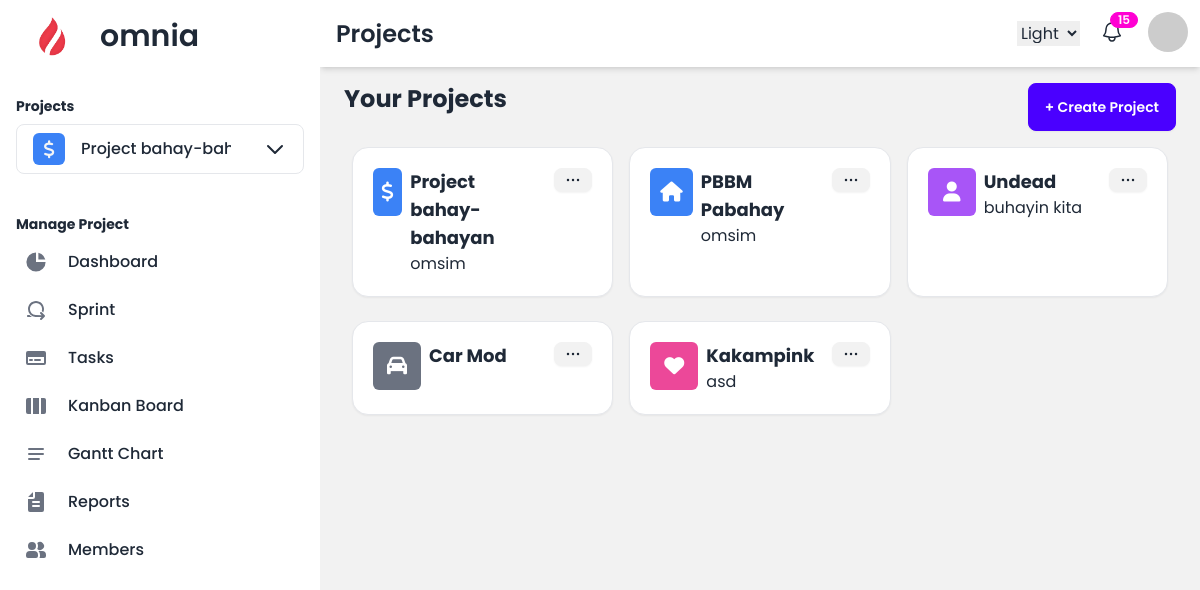
The page /projects/projects/ (signed in) on the database as committed earlier.
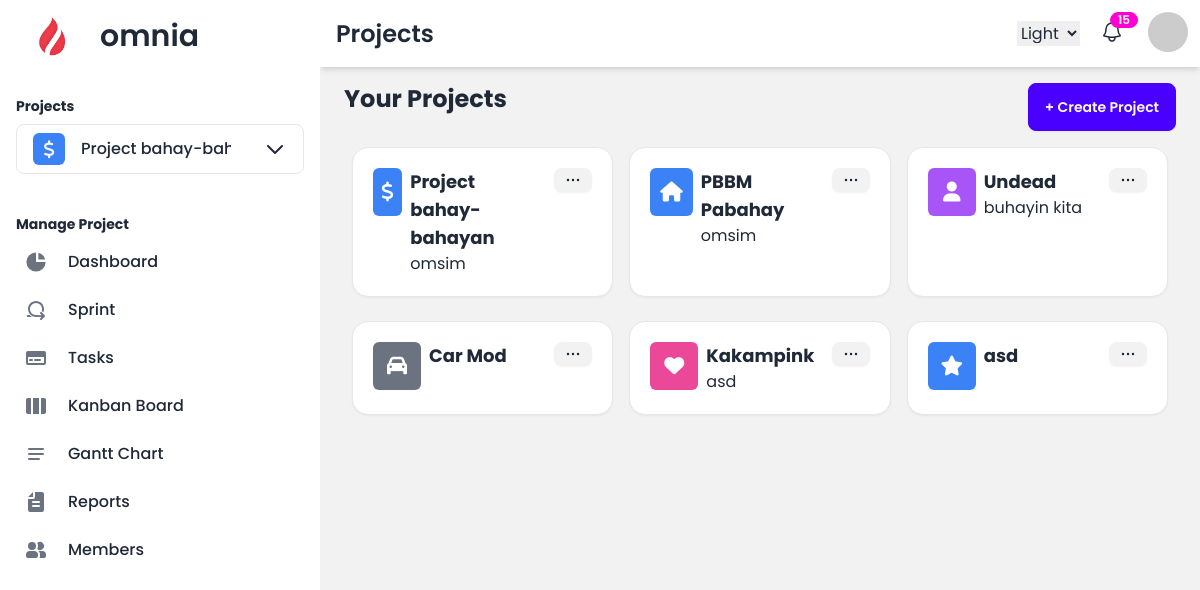
The same page on the database as committed later.
### projects/models.py (models this page shows, shortened)
class Project(models.Model):
    COLOR_CHOICES = [
        ('purple', 'Purple'),
        ('red', 'Red'),
        ('blue', 'Blue'),
        ('green', 'Green'),
        ('teal', 'Teal'),
        ('yellow', 'Yellow'),
        ('orange', 'Orange'),
        ('pink', 'Pink'),
        ('gray', 'Grey'),
    ]
    name = models.CharField(max_length=100)
    emoji_icon = models.CharField(max_length=255, default='fa-star')
    description = models.TextField(blank=True, null=True)
    color = models.CharField(max_length=20, choices=COLOR_CHOICES, default='blue')
    current_sprint = models.ForeignKey('Sprint', on_delete=models.CASCADE, related_name='current_sprint', blank=True, null=True)
    created_at = models.DateTimeField(auto_now_add=True)
    owner = models.ForeignKey(settings.AUTH_USER_MODEL, on_delete=models.CASCADE, related_name='owned_projects')

### projects/views.py (the view)
# urls.py: path('projects/', views.project_list, name='projects'),
@login_required
def project_list(request):
    user_projects = Project.objects.filter(owner=request.user) if request.user.role == 'manager' else []
    return render(request, 'projects/project_list.html', {'projects': user_projects})

### projects/forms.py
class ProjectForm(forms.ModelForm):
    class Meta:
        model = Project
        fields = ['name', 'emoji_icon', 'description', 'color']
        widgets = {
        }

### projects/context_processors.py (called while the page is built)
def user_projects(request):
    if request.user.is_authenticated:
        projects = Project.objects.filter(owner=request.user)
        return {'user_projects': projects}
    return {}

### projects/templatetags/custom_filters.py (called while the page is built)
@register.filter
def get_item(value, key):
    for item in value:
        if item.id == int(key):
            return item
    return None

### projects/templates/projects/project_list.html (shortened to what this page needs)
{% extends 'project_base.html' %}
{% block heading %}Projects{% endblock %}
{% block content %}
<div class="flex justify-between mb-4">
    <div class="flex flex-col items-center justify-between">
        <h1 class="text-2xl h-full font-bold">Your Projects</h1>
    </div>
    <button id="open-create-project-btn" onclick="create_project_modal.showModal()"
       class="btn btn-primary text-white">
        + Create Project
    </button>
</div>
{% if projects %}
    <div class="grid grid-cols-1 md:grid-cols-2 lg:grid-cols-3 gap-4 px-2">
    {% for project in projects %}
    <div class="card w-full p-5 bg-base-100 shadow-sm border mb-2">
        <div class="col-span-1 flex flew-row gap-2">
            <div class="flex flex-col justify-center items-center w-12 h-12 bg-{{ project.color }}-500 rounded-md">
                <i class="fas {{ project.emoji_icon }} text-xl text-white flex items-center justify-center rounded-md"></i>
            </div>
            <div class="flex flex-col flex-grow">
                <h3 class="text-lg font-bold project-name">
                    {{ project.name }}
                </h3>
                <p class="project-description">{{ project.description }}</p>
            </div>
            <div>
                <div class="dropdown dropdown-end">
                  <div tabindex="0" role="button" class="btn btn-xs">
                      <svg class="w-[20px] h-[20px]" aria-hidden="true" xmlns="http://www.w3.org/2000/svg" width="24" height="24" fill="none" viewBox="0 0 24 24">
                          <path stroke="currentColor" stroke-linecap="round" stroke-width="3" d="M6 12h.01m6 0h.01m5.99 0h.01"/>
                      </svg>
                  </div>
                </div>
            </div>
        </div>
    </div>
    {% endfor %}
</div>
{% else %}
    <p class="text-gray-500">No projects found. Create a new project!</p>
{% endif %}
{% endblock %}

### projects/templates/project_base.html (shortened to what the changed rows need)
{% load static %}
{% load custom_filters %}
{% load widget_tweaks %}
<!DOCTYPE html>
<html lang="en" data-theme="light">
<head>
    <link href="https://cdnjs.cloudflare.com/ajax/libs/font-awesome/6.0.0/css/all.min.css" rel="stylesheet">
    <link href="https://cdn.jsdelivr.net/npm/daisyui@4.12.14/dist/full.min.css" rel="stylesheet" type="text/css" />
    <script src="https://cdn.tailwindcss.com"></script>
</head>
<body style="font-family: 'Poppins', sans-serif;">
    <div class="drawer lg:drawer-open">
        <div class="drawer-content flex flex-col">
            <div class="navbar sticky top-0 bg-base-100  z-10 shadow-md ">
                <div class="flex-1">
                    <h1 class="text-2xl font-semibold ml-2">{% block heading %}Dashboard{% endblock %}</h1>
                </div>
            </div>
            <div class="flex-1 md:pt-4 pt-4 px-6  bg-base-200">
                {% block content %}
                {% endblock %}
            </div>
        </div>
        <div class="drawer-side z-30">
            <ul class="menu pt-2 px-4 w-80 bg-base-100 min-h-full space-y-2 text-base-content">
                {% if request.user.role == 'manager' %}
                    <h2 class="text-sm font-bold mt-4 mb-2">Projects</h2>
                    <li tabindex="0" role="button" class="dropdown dropdown-bottom z-50">
                        <span class="flex items-center text-base font-medium rounded-lg transition duration-75 border">
                            {% if request.session.current_project_id %}
                                {% with current_project=user_projects|get_item:request.session.current_project_id %}
                                    <i class="fas {{ current_project.emoji_icon }} text-lg text-gray-100 bg-{{ current_project.color }}-500 w-8 h-8 flex items-center justify-center rounded-md mr-2"></i>
                                    <span class="truncate max-w-[150px] min-w-[150px] flex items-center">
                                        {{ current_project.name }}
                                    </span>
                                {% endwith %}
                            {% else %}
                                Project Name
                            {% endif %}
                            <svg class="w-6 h-6 text-gray-800 ml-6" aria-hidden="true" xmlns="http://www.w3.org/2000/svg" width="24" height="24" fill="none" viewBox="0 0 24 24">
                                <path stroke="currentColor" stroke-linecap="round" stroke-linejoin="round" stroke-width="2" d="m19 9-7 7-7-7"/>
                            </svg>
                        </span>
                    </li>
                    {% if request.session.current_project_id %}
                    <h2 class="text-sm font-bold mb-2">Manage Project</h2>
                    {% endif %}
                {% endif %}
            </ul>
        </div>
    </div>
</body>
</html>

Rows that differ between the two databases and show on the page:
added Project: name "asd"
